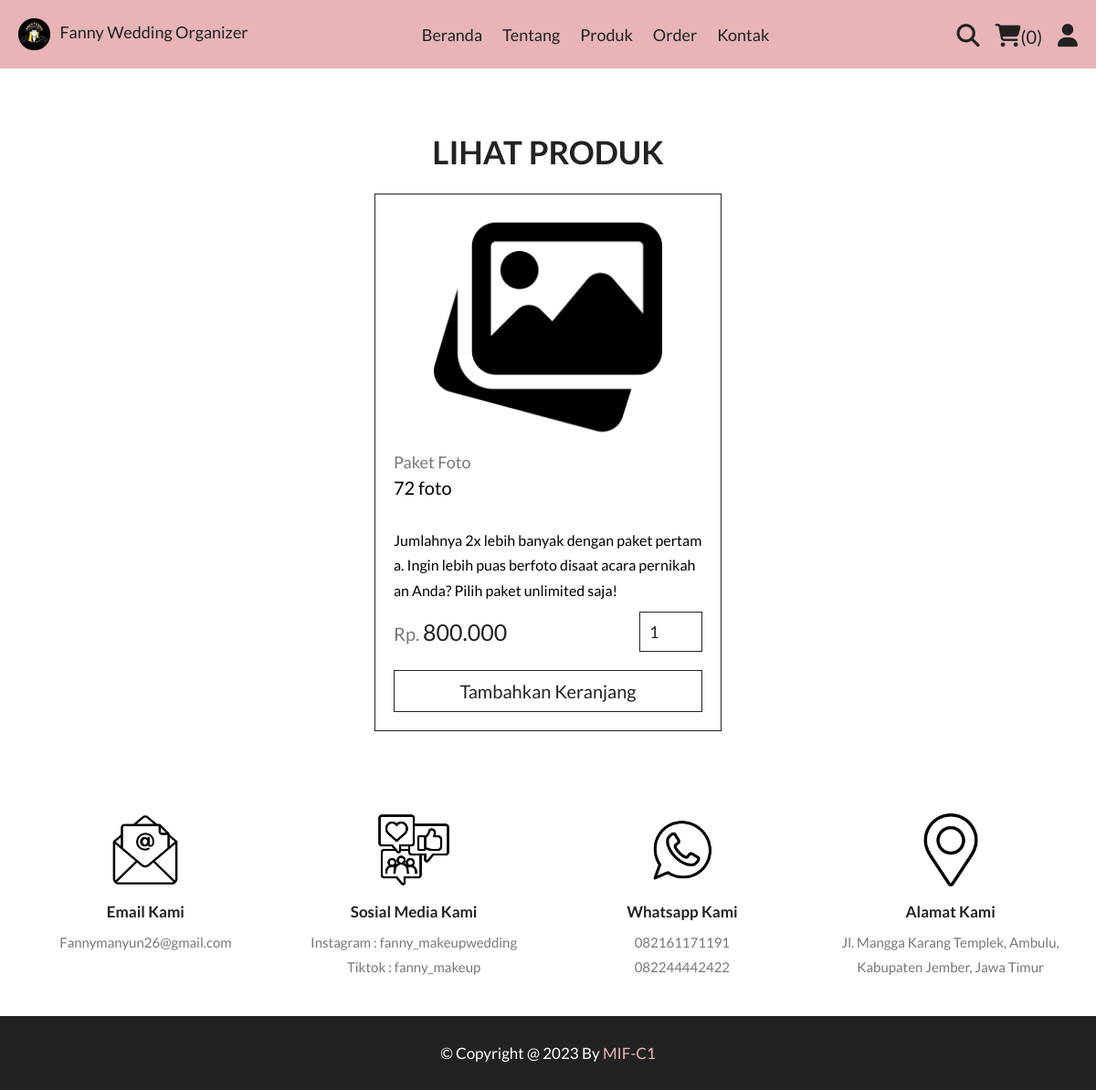
Screenshot of /quick_view.php?pid=15 with the database file from the repository.
### tables this page shows
CREATE TABLE `products` (
  `id` int(11) NOT NULL,
  `name` varchar(50) NOT NULL,
  `category` varchar(50) NOT NULL,
  `keterangan` varchar(500) NOT NULL,
  `price` int(11) NOT NULL,
  `image` varchar(255) NOT NULL
);

### quick_view.php (the view, shortened to what this page needs)
<?php
include 'components/connect.php';
?>
<!DOCTYPE html>
<html lang="en">
<head>
   <link rel="stylesheet" href="https://cdnjs.cloudflare.com/ajax/libs/font-awesome/6.1.1/css/all.min.css">
   <link rel="stylesheet" href="https://stackpath.bootstrapcdn.com/font-awesome/4.7.0/css/font-awesome.min.css"
      type="text/css" media="all"/>
   <link rel="stylesheet" href="./css/style.css">
</head>
<body>
<?php include 'components/user_header.php'; ?>
<section class="quick-view">
   <h1 class="title">lihat produk</h1>
   <?php
      $pid = $_GET['pid'];
      $select_products = $conn->prepare("SELECT * FROM `products` WHERE id = ?");
      $select_products->execute([$pid]);
      if($select_products->rowCount() > 0){
         while($fetch_products = $select_products->fetch(PDO::FETCH_ASSOC)){
   ?>
   <form action="" method="post" class="box">
      <img src="uploaded_img/<?= $fetch_products['image']; ?>" alt="">
      <a href="category.php?category=<?= $fetch_products['category']; ?>" class="cat"><?= $fetch_products['category']; ?></a>
      <div class="name"><?= $fetch_products['name']; ?></div>
      <div class="keterangan">
         <?php
            $pchenter=explode("\r\n",$fetch_products['keterangan']);
            $txtout="";
               for($i=0;$i<=count($pchenter)-1;$i++){
                  $pchpart=str_replace($pchenter[$i], "<br>".$pchenter[$i],$pchenter[$i]);
                  $txtout .=$pchpart;
               }
            echo $txtout;
         ?></div>
      <div class="flex">
         <div class="price"><span>Rp. </span><?php echo " " . number_format($fetch_products['price'],0,',','.'); ?></div>
         <input type="number" name="qty" class="qty" min="1" max="99" value="1" maxlength="2">
      </div>
      <button type="submit" name="add_to_cart" class="cart-btn">Tambahkan Keranjang</button>
   </form>
   <?php
         }
      }else{
         echo '<p class="empty">tidak ada produk yang ditambahkan</p>';
      }
   ?>
</section>
<?php include 'components/footer.php'; ?>
</body>
</html>

### css/style.css (style rules this page uses)
:root { --color-custom : #E8B4B8; --yellow:#fed330; --red:rgb(158, 0, 0); --white:#fff; --black:#222; --light-color:#777; --border:.1rem solid var(--black); --pr-color : #E8B4B8; }
* { font-family: 'Lato' ,'Rubik', 'sans-serif'; margin:0; padding:0; box-sizing: border-box; outline: none; border: none; text-decoration: none; }
html { font-size: 62.5%; overflow-x: hidden; scroll-behavior: smooth; stop-opacity: 7rem; }
section { margin:0 auto; max-width: 1200px; padding:2rem; }
.title { text-align: center; margin-bottom: 2.5rem; font-size: 3.5rem; color:var(--black); text-transform: uppercase; padding-top: 5rem; }
.quick-view form { max-width: 38rem; padding:2rem; border:var(--border); position: relative; margin:0 auto; }
.quick-view form img { height: 25rem; width: 100%; object-fit: contain; margin-bottom: 1rem; }
.quick-view form .cat { font-size: 1.8rem; color:var(--light-color); }
.quick-view form .name { font-size: 2rem; margin:.5rem 0; }
.quick-view form .flex { display: flex; justify-content: space-between; align-items: center; gap:1.5rem; margin:1rem 0; }
.quick-view form .flex .price { font-size: 2.5rem; color:var(--black); }
.quick-view form .flex .price span { font-size: 2rem; color:var(--light-color); }
.quick-view form .keterangan { font-size: 1.6rem; margin:.5rem 0; width:fit-content; word-break: break-all; line-height: 1.7; }
.quick-view form .flex .qty { border:var(--border); padding:1rem; font-size: 1.8rem; color:var(--black); }
.quick-view form .cart-btn { width: 100%; padding:1rem 3rem; text-align: center; border:var(--border); font-size: 2rem; color:var(--black); cursor: pointer; background: none; margin-top: 1rem; transition: all .3s ease-in; }

### rows the page displays
products: image (picture), category "Paket Foto", name "72 foto", keterangan "Jumlahnya 2x lebih banyak dengan paket pertama. Ingin lebih puas berfoto disaat acara pernikahan Anda? Pilih paket unlimited saja!", price "800.000"

### other values shown
$total_cart_items "0"
